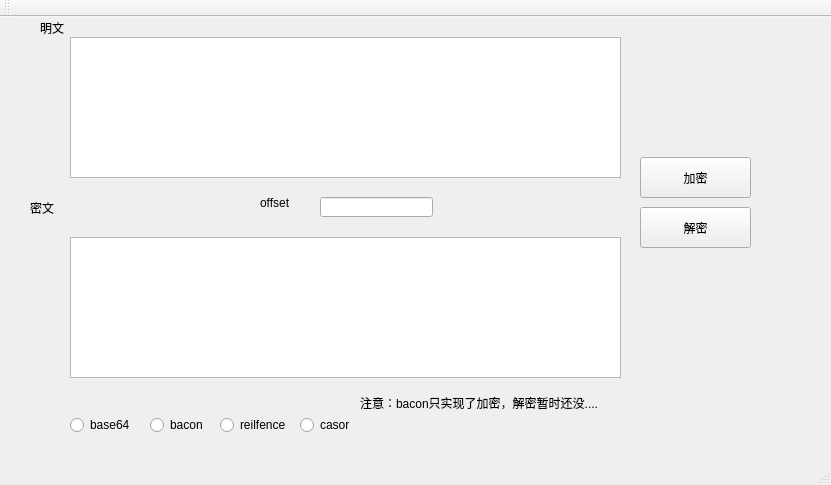
<?xml version="1.0" encoding="UTF-8"?>
<ui version="4.0">
 <class>MainWindow</class>
 <widget class="QMainWindow" name="MainWindow">
  <property name="geometry">
   <rect>
    <x>0</x>
    <y>0</y>
    <width>831</width>
    <height>485</height>
   </rect>
  </property>
  <property name="windowTitle">
   <string>MainWindow</string>
  </property>
  <widget class="QWidget" name="centralWidget">
   <widget class="QPushButton" name="pushButton">
    <property name="geometry">
     <rect>
      <x>640</x>
      <y>140</y>
      <width>111</width>
      <height>41</height>
     </rect>
    </property>
    <property name="text">
     <string>加密</string>
    </property>
   </widget>
   <widget class="QPushButton" name="pushButton_2">
    <property name="geometry">
     <rect>
      <x>640</x>
      <y>190</y>
      <width>111</width>
      <height>41</height>
     </rect>
    </property>
    <property name="text">
     <string>解密</string>
    </property>
   </widget>
   <widget class="QTextEdit" name="textEdit">
    <property name="geometry">
     <rect>
      <x>70</x>
      <y>20</y>
      <width>551</width>
      <height>141</height>
     </rect>
    </property>
   </widget>
   <widget class="QTextEdit" name="textEdit_2">
    <property name="geometry">
     <rect>
      <x>70</x>
      <y>220</y>
      <width>551</width>
      <height>141</height>
     </rect>
    </property>
   </widget>
   <widget class="QLabel" name="label">
    <property name="geometry">
     <rect>
      <x>40</x>
      <y>0</y>
      <width>71</width>
      <height>21</height>
     </rect>
    </property>
    <property name="text">
     <string>明文</string>
    </property>
   </widget>
   <widget class="QLabel" name="label_2">
    <property name="geometry">
     <rect>
      <x>30</x>
      <y>180</y>
      <width>71</width>
      <height>21</height>
     </rect>
    </property>
    <property name="text">
     <string>密文</string>
    </property>
   </widget>
   <widget class="QRadioButton" name="radioButton">
    <property name="geometry">
     <rect>
      <x>70</x>
      <y>400</y>
      <width>91</width>
      <height>16</height>
     </rect>
    </property>
    <property name="text">
     <string>base64</string>
    </property>
   </widget>
   <widget class="QRadioButton" name="radioButton_2">
    <property name="geometry">
     <rect>
      <x>150</x>
      <y>400</y>
      <width>101</width>
      <height>16</height>
     </rect>
    </property>
    <property name="text">
     <string>bacon</string>
    </property>
   </widget>
   <widget class="QRadioButton" name="radioButton_3">
    <property name="geometry">
     <rect>
      <x>220</x>
      <y>400</y>
      <width>101</width>
      <height>16</height>
     </rect>
    </property>
    <property name="text">
     <string>reilfence</string>
    </property>
   </widget>
   <widget class="QRadioButton" name="radioButton_4">
    <property name="geometry">
     <rect>
      <x>300</x>
      <y>400</y>
      <width>101</width>
      <height>16</height>
     </rect>
    </property>
    <property name="text">
     <string>casor</string>
    </property>
   </widget>
   <widget class="QLineEdit" name="lineEdit">
    <property name="geometry">
     <rect>
      <x>320</x>
      <y>180</y>
      <width>113</width>
      <height>20</height>
     </rect>
    </property>
   </widget>
   <widget class="QLabel" name="label_3">
    <property name="geometry">
     <rect>
      <x>260</x>
      <y>180</y>
      <width>54</width>
      <height>12</height>
     </rect>
    </property>
    <property name="text">
     <string>offset</string>
    </property>
   </widget>
   <widget class="QLabel" name="label_4">
    <property name="geometry">
     <rect>
      <x>360</x>
      <y>370</y>
      <width>291</width>
      <height>31</height>
     </rect>
    </property>
    <property name="text">
     <string>注意：bacon只实现了加密，解密暂时还没....</string>
    </property>
   </widget>
   <widget class="QLabel" name="label_5">
    <property name="geometry">
     <rect>
      <x>630</x>
      <y>250</y>
      <width>191</width>
      <height>171</height>
     </rect>
    </property>
    <property name="styleSheet">
     <string notr="true">image:url(:/new/prefix1/2.jpg)</string>
    </property>
    <property name="text">
     <string/>
    </property>
   </widget>
  </widget>
  <widget class="QMenuBar" name="menuBar">
   <property name="geometry">
    <rect>
     <x>0</x>
     <y>0</y>
     <width>831</width>
     <height>23</height>
    </rect>
   </property>
  </widget>
  <widget class="QToolBar" name="mainToolBar">
   <attribute name="toolBarArea">
    <enum>TopToolBarArea</enum>
   </attribute>
   <attribute name="toolBarBreak">
    <bool>false</bool>
   </attribute>
  </widget>
  <widget class="QStatusBar" name="statusBar"/>
  <action name="actionBase64">
   <property name="text">
    <string>base64</string>
   </property>
  </action>
  <action name="actionBacon">
   <property name="text">
    <string>bacon</string>
   </property>
  </action>
  <action name="actionCasor">
   <property name="text">
    <string>casor</string>
   </property>
  </action>
  <action name="actionHex">
   <property name="text">
    <string>hex</string>
   </property>
  </action>
  <action name="actionRail_fence">
   <property name="text">
    <string>rail fence</string>
   </property>
  </action>
  <action name="actionAbort">
   <property name="text">
    <string>Abort...</string>
   </property>
  </action>
  <action name="actionRight">
   <property name="text">
    <string>right</string>
   </property>
  </action>
 </widget>
 <layoutdefault spacing="6" margin="11"/>
 <resources/>
 <connections/>
</ui>
